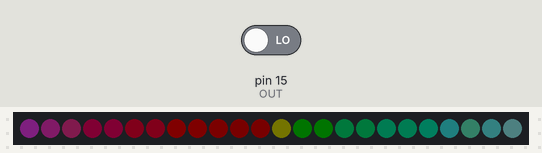
Bench run of a sketch on a simulated Arduino Uno, built with avr-gcc and run on an emulated ATmega328P. On the bench: 24 RGB LEDs in strip order, left to right. Inputs (shaded band) come from the test bench; at power-on: pin 15 (OUT) LOW. Dim RGB values are drawn brighter than linear.

Above: at 28.5 s.
At 29.8 s:
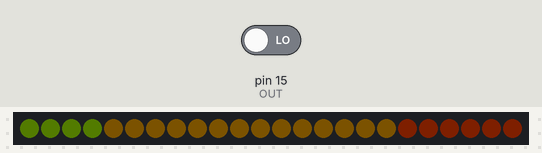
At 30.87 s:
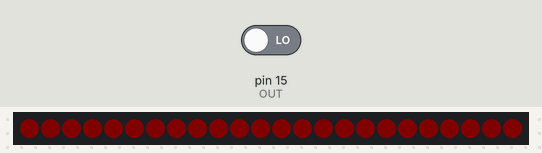
At 32.16 s:
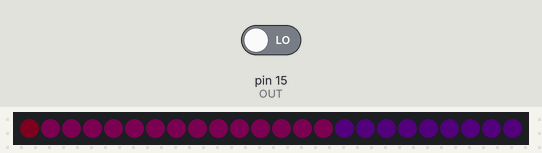
At 33.92 s:
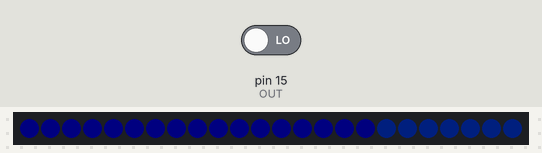
At 36.29 s:
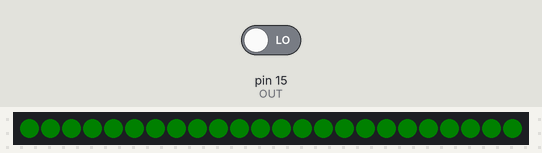

The sketch:

vibeSyncingNecklace.ino
```cpp
#include <Adafruit_NeoPixel.h>

#define PIN 4
#define STRIPSIZE 24


#define VCC  16
#define OUT  15
#define S2   14
#define S3   13
#define GND  12
#define S1   8
#define S0   7

#define  Filters_R  0
#define  Filters_G  1
#define  Filters_B  2

long count = 0;
int counter = 0;
int G_flag = 1;
int RGB = 0;
int RGB_val[3];
float scaleFactor[3] = {0.626637039, 0.655291881, 0.768657121 };


Adafruit_NeoPixel strip = Adafruit_NeoPixel(STRIPSIZE, PIN, NEO_GRB + NEO_KHZ800);

void setup() {

  pinMode(OUT, INPUT);
  pinMode(S2, OUTPUT);
  pinMode(S3, OUTPUT);
  pinMode(S0, OUTPUT);
  pinMode(S1, OUTPUT);
  pinMode(GND, OUTPUT);

  digitalWrite(S2, HIGH);
  digitalWrite(S3, LOW);
  digitalWrite(S0, LOW);  // OUTPUT FREQUENCY SCALING 2%
  digitalWrite(S1, HIGH);


  digitalWrite(GND, LOW);
  digitalWrite(VCC, HIGH);
  delay(100);

  for(int i=0; i<3; i++)
  {
    RGB=i;
    Select_Filters(i);
    count=0;
    int lastDigitalRead = HIGH;
    for(int j=0; j<20000; j++)
    {
      int digitalReadValue = digitalRead(OUT);
      if (lastDigitalRead == LOW && digitalReadValue == HIGH)
      {
        count++;
      }
      counter++;
      lastDigitalRead = digitalReadValue;
    }
    /*
    Serial.print("value: ");
    Serial.println(scaleFactor[i]*count);
    Serial.print("counter ");
    Serial.println(counter);
    */
    RGB_val[i] = scaleFactor[i]*count;
    counter=0;
    count=0;
  }

  digitalWrite(VCC, LOW);
  digitalWrite(S2, LOW);
  digitalWrite(S3, LOW);
  digitalWrite(S0, LOW);
  digitalWrite(S1, LOW);


strip.begin();
strip.setBrightness(5); // Lower brightness and save eyeballs!
strip.show(); // Initialize all pixels to 'off'
}

void loop() {
// Some example procedures showing how to display to the pixels:


//colorWipe(strip.Color(0,0,0), 25); // Black
/*
colorWipe(strip.Color(64, 0, 0), 25); // Red
colorWipe(strip.Color(0, 64, 0), 25); // Green
colorWipe(strip.Color(0, 0, 64), 25); // Blue
colorWave(25);
colorWipe(strip.Color(0,0,0), 25); // Black

rainbow(15);

colorWipe(strip.Color(0,0,0), 100); // Black
rainbowCycle(15);

*/

if ( RGB_val[0] < 10 && RGB_val[1] < 10 && RGB_val[2] < 10 ) {
  colorWave(30);
  rainbow(30);

}
else {

  colorChase(strip.Color(RGB_val[0], RGB_val[1], RGB_val[2]), 5, 65);
  colorChaseReverse(strip.Color(RGB_val[0], RGB_val[1], RGB_val[2]), 5, 65);
  colorWipe(strip.Color(RGB_val[0], RGB_val[1], RGB_val[2]), 50);
  colorWipe(strip.Color(0,0,0), 50); // Black
  colorWipeReverse(strip.Color(RGB_val[0], RGB_val[1], RGB_val[2]), 50);
  colorWipeReverse(strip.Color(0,0,0), 50); // Black

}


}

void colorChase(uint32_t c, int maxDots, uint8_t wait) {
  for (int a=0; a<maxDots; a++) {
    for(uint16_t i=0; i<strip.numPixels(); i++) {
      if (i>a) {
        strip.setPixelColor((i-a-1), strip.Color(0,0,0));
      }
      strip.setPixelColor(i, c);
      strip.show();
      delay(wait);
    }
  }
}

void colorChaseReverse(uint32_t c, int maxDots, uint8_t wait) {
  for (int a=0; a<maxDots; a++) {
    for(int i=strip.numPixels()-1; i>=0; i--) {
      if ((strip.numPixels()-i)>(a+1)) {
        strip.setPixelColor((i+a+1), strip.Color(0,0,0));
      }
      strip.setPixelColor(i, c);
      strip.show();
      delay(wait);
    }
  }
}

// Fill the dots one after the other with a color
void colorWipe(uint32_t c, uint8_t wait) {
for(uint16_t i=0; i<strip.numPixels(); i++) {
strip.setPixelColor(i, c);
strip.show();
delay(wait);
}
}

void colorWipeReverse(uint32_t c, uint8_t wait) {
  int pos = strip.numPixels();
  while (--pos >= 0) {
    strip.setPixelColor(pos, c);
    strip.show();
    delay(wait);
  }
}

void rainbow(uint8_t wait) {
uint16_t i, j;

for(j=0; j<256; j++) {
for(i=0; i<strip.numPixels(); i++) {
strip.setPixelColor(i, Wheel((i+j) & 255));
}
strip.show();
delay(wait);
}
}

// Slightly different, this makes the rainbow equally distributed throughout
void rainbowCycle(uint8_t wait) {
uint16_t i, j;

for(j=0; j<256*5; j++) { // 5 cycles of all colors on wheel
for(i=0; i< strip.numPixels(); i++) {
strip.setPixelColor(i, Wheel(((i * 256 / strip.numPixels()) + j) & 255));
}
strip.show();
delay(wait);
}
}

// Input a value 0 to 255 to get a color value.
// The colours are a transition r - g - b - back to r.
uint32_t Wheel(byte WheelPos) {
if(WheelPos < 85) {
return strip.Color(WheelPos * 3, 255 - WheelPos * 3, 0);
} else if(WheelPos < 170) {
WheelPos -= 85;
return strip.Color(255 - WheelPos * 3, 0, WheelPos * 3);
} else {
WheelPos -= 170;
return strip.Color(0, WheelPos * 3, 255 - WheelPos * 3);
}
}

/**
* ^ ^ ^
* ~~~~~ ColorWave ~~~~~
* V V V
*/
void colorWave(uint8_t wait) {
int i, j, stripsize, cycle;
float ang, rsin, gsin, bsin, offset;

static int tick = 0;
stripsize = strip.numPixels();
cycle = stripsize * 25; // times around the circle...

while (++tick % cycle) {
offset = map2PI(tick);

for (i = 0; i < stripsize; i++) {
ang = map2PI(i) - offset;
rsin = sin(ang);
gsin = sin(2.0 * ang / 3.0 + map2PI(int(stripsize/6)));
bsin = sin(4.0 * ang / 5.0 + map2PI(int(stripsize/3)));
strip.setPixelColor(i, strip.Color(trigScale(rsin), trigScale(gsin), trigScale(bsin)));
}

strip.show();
delay(wait);
}

}

/**
* Scale a value returned from a trig function to a byte value.
* [-1, +1] -> [0, 254]
* Note that we ignore the possible value of 255, for efficiency,
* and because nobody will be able to differentiate between the
* brightness levels of 254 and 255.
*/
byte trigScale(float val) {
val += 1.0; // move range to [0.0, 2.0]
val *= 127.0; // move range to [0.0, 254.0]

return int(val) & 255;
}

/**
* Map an integer so that [0, striplength] -> [0, 2PI]
*/
float map2PI(int i) {
return PI*2.0*float(i) / float(strip.numPixels());
}

void Select_Filters(int RGB)
{
  switch(RGB)
  {
    case Filters_R:          //Red
    digitalWrite(S2, LOW);
    digitalWrite(S3, LOW);
    //Serial.println("-----select Red color");
    break;

    case Filters_G:          //Green
    digitalWrite(S2, HIGH);
    digitalWrite(S3, HIGH);
    //Serial.println("-----select Green color");
    break;

    case Filters_B:          //Blue
    digitalWrite(S2, LOW);
    digitalWrite(S3, HIGH);
    //Serial.println("-----select Blue color");
    break;

    default:                  //Clear(no filter)
    digitalWrite(S2, HIGH);
    digitalWrite(S3, LOW);
    //Serial.println("-----no filter");
    break;
  }
}
```
